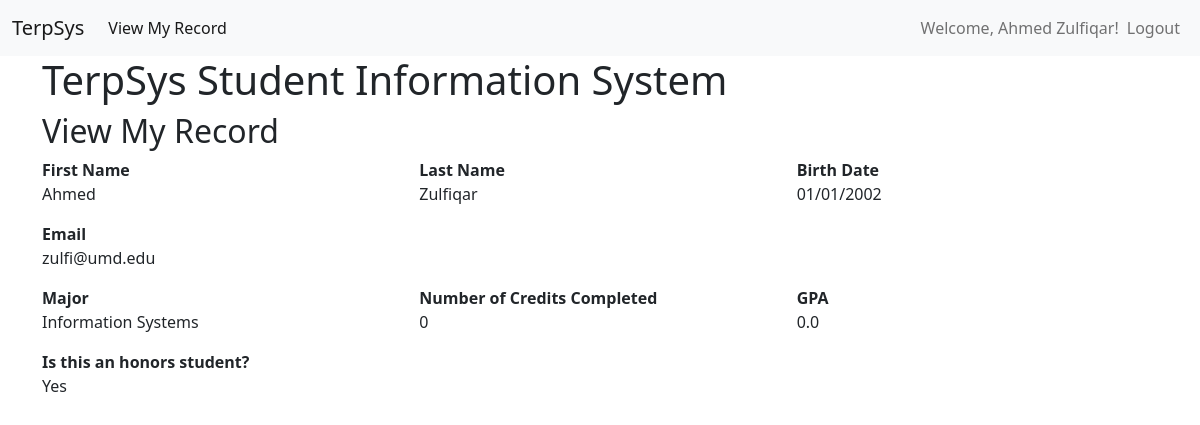
The page /student/view/1 (signed in) on the database its author committed.
### models.py (models this page shows, shortened)
class User(UserMixin, db.Model):
    __tablename__ = "user"
    user_id = db.Column(db.Integer, primary_key=True)
    username = db.Column(db.String(100), unique=True)
    first_name = db.Column(db.String(30))
    last_name = db.Column(db.String(50))
    email = db.Column(db.String(100), unique=True)
    password = db.Column(db.String(100))
    role = db.Column(db.String(20))

class Student(db.Model):
    __tablename__ = "student"
    student_id = db.Column(db.Integer, primary_key=True)
    first_name = db.Column(db.String(30), nullable=False)
    last_name = db.Column(db.String(50), nullable=False)
    email = db.Column(db.String(50), nullable=True)
    major_id = db.Column(db.Integer, db.ForeignKey('major.major_id'))
    birth_date = db.Column(db.DateTime, nullable=False)
    num_credits_completed = db.Column(db.Integer, nullable=False)
    gpa = db.Column(db.Float, nullable=False)
    is_honors = db.Column(db.Boolean, nullable=False)

class Major(db.Model):
    __tablename__ = "major"
    major_id = db.Column(db.Integer, primary_key=True)
    major = db.Column(db.String(30), nullable=False)
    students = db.relationship('Student', backref='students')

### app.py (the view)
@app.route('/student/view/<int:student_id>')
@login_required
@role_required(['ADMIN', 'MANAGER', 'STUDENT'])
def student_view(student_id):
    if current_user.role in ['MANAGER', 'ADMIN']:
        student = Student.query.filter_by(student_id=student_id).first()
        majors = Major.query.order_by(Major.major) \
            .all()
        if student:
            return render_template('student_entry.html', student=student, majors=majors, action='read')
        else:
            flash(f'Student attempting to be viewed could not be found!', 'error')
            return redirect(url_for('student_view_all'))
    elif current_user.role == 'STUDENT':
        student = Student.query.filter_by(email=current_user.email).first()
        majors = Major.query.order_by(Major.major) \
            .all()
        if student:
            return render_template('student_entry.html', student=student, majors=majors, action='read')
        else:
            flash(f'Your record could not be located. Please contact advising.', 'error')
            return redirect(url_for('error'))
    else:
        flash(f'Invalid request. Please contact support if this problem persists.', 'error')
        return render_template('error.html')

### app.py (called while the page is built)
@login_manager.user_loader
def load_user(user_id):
    return User.query.get(int(user_id))

### authorize.py (called while the page is built)
def role_required(roles):
    def decorator(func):
        @wraps(func)
        def wrapper(*args, **kwargs):
            if current_user.is_authenticated and current_user.role in roles:
                pass
            else:
                flash('You do not have permission to access this function.', 'error')
                return render_template('access_denied.html')
            if callable(getattr(current_app, "ensure_sync", None)):
                return current_app.ensure_sync(func)(*args, **kwargs)
            return func(*args, **kwargs)
        return wrapper
    return decorator

### templates/student_entry.html (shortened to what this page needs)
{% extends "base.html" %}
{% block page_head %}
    {% if action and action == 'create' %}
        Add New Student
    {% elif action and action == 'update'  %}
        Update Student
    {% else %}
        {% if current_user.role == 'STUDENT' %}
            View My Record
        {% else %}
            View Student
        {% endif %}
    {% endif %}
{% endblock %}
{% block page_content %}
{% if action and action in ['create', 'update'] %}
<form class="row g-3"
      action="{{ url_for('student_edit', student_id=student['student_id']) if student else url_for('student_create') }}" method="post">
{% else %}
    <div class="row g-3">
{% endif %}
  <div class="col-md-4">
    {% if action and action in ['create', 'update'] %}
    <label for="first_name" class="form-label"><strong>First Name</strong></label>
    <input type="text" class="form-control" id="first_name" name="first_name" value="{{ student['first_name'] if student else '' }}" required>
    {% else %}
        <strong>First Name</strong>
        <br>{{ student['first_name'] }}
    {% endif %}
  </div>
  <div class="col-md-4">
    {% if action and action in ['create', 'update'] %}
    <label for="last_name" class="form-label"><strong>Last Name</strong></label>
    <input type="text" class="form-control" id="last_name" name="last_name" value="{{ student['last_name'] if student else '' }}" required>
    {% else %}
        <strong>Last Name</strong>
        <br>{{ student['last_name'] }}
    {% endif %}
  </div>
  <div class="col-md-4">
    {% if action and action in ['create', 'update'] %}
    <label for="birth_date" class="form-label"><strong>Birth Date</strong></label>
    <input type="date" class="form-control" id="birth_date" name="birth_date" value="{{ student['birth_date'].strftime('%Y-%m-%d') if student else '' }}" required>
    {% else %}
        <strong>Birth Date</strong>
        <br>{{ student['birth_date'].strftime('%m/%d/%Y') }}
    {% endif %}
  </div>
  <div class="col-md-12">
    {% if action and action in ['create', 'update'] %}
    <label for="email" class="form-label"><strong>Email</strong></label>
    <input type="email" class="form-control" id="email" name="email" maxlength="100" value="{{ student['email'] if student else '' }}" required>
    {% else %}
        <strong>Email</strong>
        <br>{{ student['email'] }}
    {% endif %}
  </div>
  <div class="col-md-4">
    {% if action and action in ['create', 'update'] %}
    <label for="major_id" class="form-label"><strong>Major</strong></label>
    <select name="major_id" id="major_id" class="form-select form-select-md" aria-label=".form-select-md example">
        <option value="0">---Select A Major---</option>
        {% for each_major in majors %}
        <option value="{{ each_major['major_id'] }}"
                {{ 'selected' if student and each_major['major_id'] == student['major_id'] else ''}}>{{ each_major['major'] }}</option>
        {% endfor %}
    </select>
    {% else %}
         <strong>Major</strong><br>
        {% for each_major in majors %}
            {{ each_major['major'] if student and each_major['major_id'] == student['major_id'] else ''}}
        {% endfor %}
    {% endif %}
  </div>
  {% if action and action in ['read', 'update'] %}
  <div class="col-md-4">
    {% if action and action == 'update' %}
    <label for="num_credits_completed" class="form-label"><strong>Number of Credits Completed</strong></label>
    <input type="number" min="0" max="200" class="form-control" id="num_credits_completed" name="num_credits_completed"
           value="{{ student['num_credits_completed'] if student else '' }}" required>
    {% else %}
        <strong>Number of Credits Completed</strong>
        <br> {{ student['num_credits_completed'] }}
    {% endif %}
  </div>
  <div class="col-md-4">
    {% if action and action in ['create', 'update'] %}
    <label for="gpa" class="form-label"><strong>GPA</strong></label>
    <input type="number" step="0.01" min="0.00" max="4.00" class="form-control" id="gpa" name="gpa" value="{{ student['gpa'] if student else '' }}" required>
    {% else %}
        <strong>GPA</strong>
        <br>{{ student['gpa'] }}
    {% endif %}
  </div>
  {% endif %}
  <div class="col-12">
            {% if action and not(action in ['create', 'update']) %}
            <strong>Is this an honors student?</strong>
            <br>{{ 'Yes' if student and student['is_honors'] == True else 'No' }}
            {% endif %}
  </div>
{% if action and action in ['create', 'update'] %}
</form>
{% else %}
    </div>
{% endif %}
{% endblock %}

### templates/base.html (shortened to what this page needs)
<!DOCTYPE html>
<html lang="en">
  <head>
    <link href="https://cdn.jsdelivr.net/npm/bootstrap@5.2.3/dist/css/bootstrap.min.css" rel="stylesheet">
  </head>
  <body>
        <nav class="navbar navbar-expand-lg navbar-light bg-light">
            <div class="container-fluid">
                <div class="navbar-collapse collapse w-100 order-1 order-md-0 dual-collapse2">
                    <a class="navbar-brand" href="#">TerpSys</a>
                    <ul class="navbar-nav me-auto">
                        {% if current_user.role in ['ADMIN', 'MANAGER'] %}
                        <li class="nav-item">
                          <a id="student_view_all" class="nav-link {% if request.endpoint=='student_view_all' %}active{%endif %}" href="{{ url_for('student_view_all') }}">View All Students</a>
                        </li>
                        {% elif current_user.is_authenticated %}
                        <li class="nav-item">
                          <a id="student_id" class="nav-link {% if request.endpoint=='student_view' %}active{%endif %}" href="{{ url_for('student_view', student_id=0) }}">View My Record</a>
                        </li>
                        {% endif %}
                    </ul>
                </div>
                {% if current_user.is_authenticated %}
                <div class="navbar-collapse collapse w-100 order-3 dual-collapse2">
                    <ul class="navbar-nav ms-auto">
                        <li class="nav-item navbar-text">
                            Welcome, {{ current_user.first_name }} {{ current_user.last_name }}!
                        </li>
                        <li class="nav-item">
                            <a class="nav-link" href="{{ url_for('logout') }}">Logout</a>
                        </li>
                    </ul>
                </div>
                {% endif %}
            </div>
        </nav>
    <div class="container">
        <h1>TerpSys Student Information System</h1>
        <h2>{% block page_head %}{% endblock %}</h2>
        {% block page_content %}{% endblock %}
    </div>
  </body>
</html>

### rows shown on the page
User: first_name "Ahmed", last_name "Zulfiqar"
Student: first_name "Ahmed", last_name "Zulfiqar", birth_date "01/01/2002", email "zulfi@umd.edu", num_credits_completed "0", gpa "0.0", is_honors "Yes"
Major: major "Information Systems"
